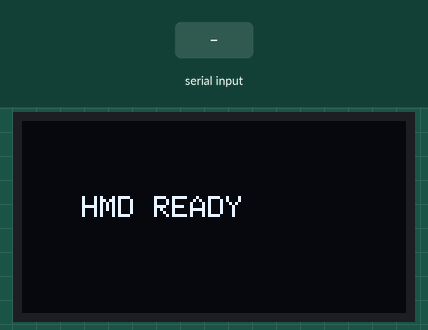
This sketch was run on a simulated Arduino Uno, built with avr-gcc and run on an emulated ATmega328P. Shown: 128×64 one-colour display. The inputs (shaded band) are chosen by the test bench.

Above: at 1.2 s.
1.3 s: "1\n" received over the second serial link
At 1.7 s:
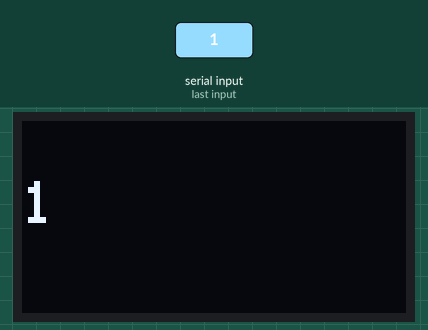
2.8 s: "0\n" received over the second serial link
At 3.6 s:
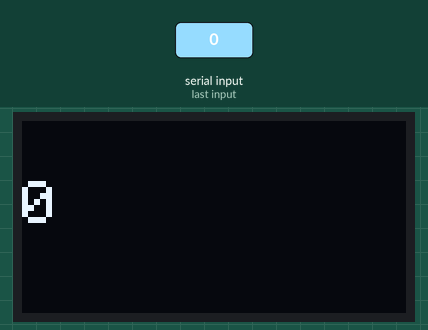
4.3 s: "2\n" received over the second serial link
At 5.1 s:
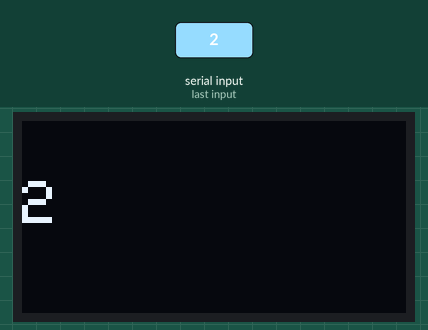
Timing chart, 0 to 7.3 s (numbered marks = the images above; inputs shaded):
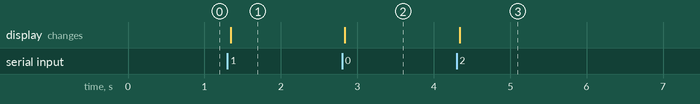

The sketch:

arduino_code.ino
```cpp
#include <Wire.h>
#include <Adafruit_GFX.h>
#include <Adafruit_SSD1306.h>
#include <SoftwareSerial.h>

#define SCREEN_WIDTH 128
#define SCREEN_HEIGHT 64
#define OLED_RESET    -1
#define SCREEN_ADDRESS 0x3C

Adafruit_SSD1306 display(SCREEN_WIDTH, SCREEN_HEIGHT, &Wire, OLED_RESET);
SoftwareSerial bleSerial(6, 5); // RX, TX

int yPos;
String speechBuffer = "";
String currentMessage = "";

void setup() {
  // Initialize I2C OLED
  if(!display.begin(SSD1306_SWITCHCAPVCC, SCREEN_ADDRESS)) {
    for(;;); // Don't proceed, loop forever if screen fails
  }

  display.clearDisplay();
  display.setTextSize(1);
  display.setTextColor(SSD1306_WHITE);
  display.setRotation(0);

  bleSerial.begin(9600);
  Serial.begin(9600);

  // Ready Message
  display.setCursor(20, 25);
  display.println(F("HMD READY"));
  display.display();
}

void loop() {
  // 1. DATA COLLECTION
  while (bleSerial.available() > 0) {
    char c = bleSerial.read();
    if (c == '\n' || c == '\r') {
      if (speechBuffer.length() > 0) {
        currentMessage = speechBuffer;
        speechBuffer = "";
        yPos = SCREEN_HEIGHT;
        display.clearDisplay();
      }
    } else {
      speechBuffer += c;
    }
  }

  // 2. DISPLAY PHASE
  if (currentMessage != "") {
    if (currentMessage.length() > 20) {
      scrollText(currentMessage);
    }
    else {
      normalDisplay(currentMessage);
      currentMessage = ""; // Static display
    }
  }

  delay(20);
}

void scrollText(String text) {
  display.clearDisplay();
  display.setTextSize(2);
  display.setCursor(0, yPos);

  wrappedPrintUtf8(text);
  display.display();

  yPos -= 1;

  // Reset if text scrolls off top
  if (yPos < -80) {
    currentMessage = "READY";
    display.clearDisplay();
  }
}

void normalDisplay(String text) {
  display.clearDisplay();
  display.setTextSize(2);
  display.setCursor(0, 20);
  wrappedPrintUtf8(text);
  display.display();
}

void wrappedPrintUtf8(String text) {
  // SSD1306 has built-in wrapping, but we use your logic for UTF-8
  for (int i = 0; i < text.length(); i++) {
    uint8_t c = (uint8_t)text[i];

    if (c < 128) {
      display.write(c);
    }
    else if (c == 0xC2) {
      i++;
      uint8_t c2 = (uint8_t)text[i];
      switch(c2) {
        case 0xBF: display.write(0xA8); break; // ¿
        case 0xA1: display.write(0xAD); break; // ¡
      }
    }
    else if (c == 0xC3) {
      i++;
      uint8_t c2 = (uint8_t)text[i];
      switch(c2) {
        case 0xA1: display.write(0xA0); break; // á
        case 0xA9: display.write(0x82); break; // é
        case 0xAD: display.write(0xA1); break; // í
        case 0xB3: display.write(0xA2); break; // ó
        case 0xBA: display.write(0xA3); break; // ú
        case 0xB1: display.write(0xA4); break; // ñ
      }
    }
  }
}
```

Measured:
- after the input at 1.3 s, the display: changes after 0.05 s (image 1)
- after the input at 2.8 s, the display: changes at once (image 2)
- after the input at 4.3 s, the display: changes at once (image 3)
